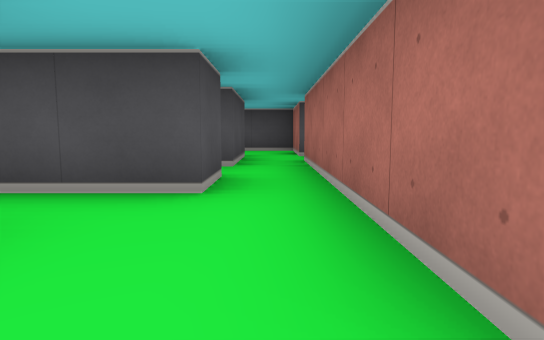
View 1 (above)

12 first-person views from a walk through a cub3D level. The camera is about half as high as the walls, tilts 6° down and sees 75° across. The floor is counted in squares. Each view is taken from the middle of a square. On the plan, view 1 faces up. The plan holds only what a view shows up to about 9 squares ahead; the rest is blank.

View 2
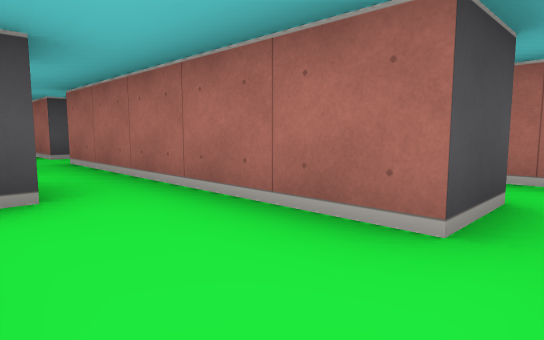

View 3
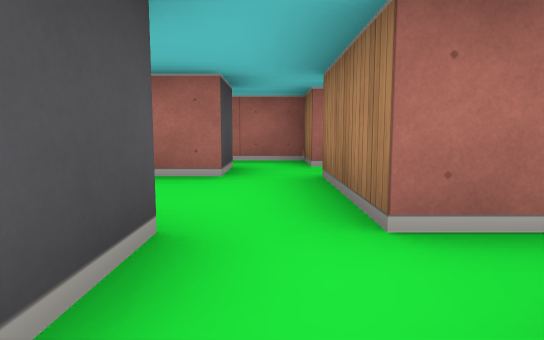

View 4
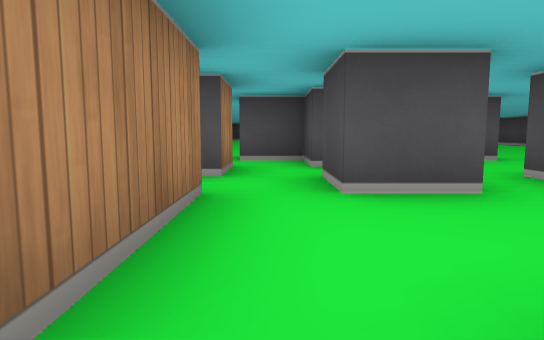

View 5
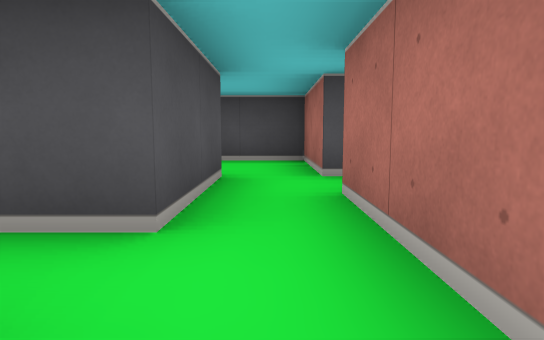

View 6
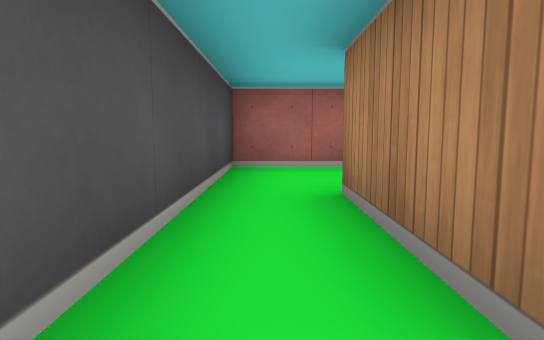

View 7
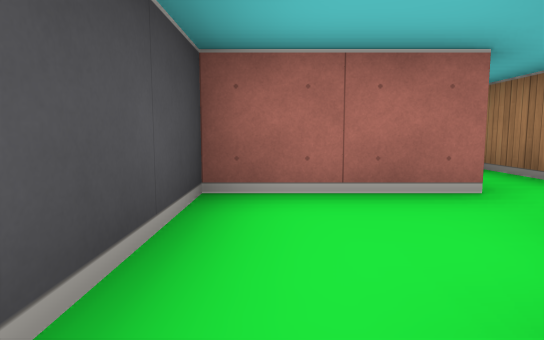

View 8
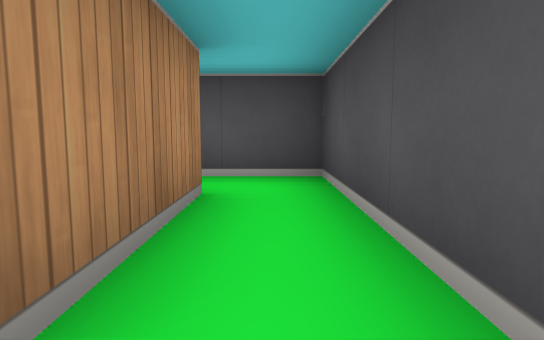

View 9
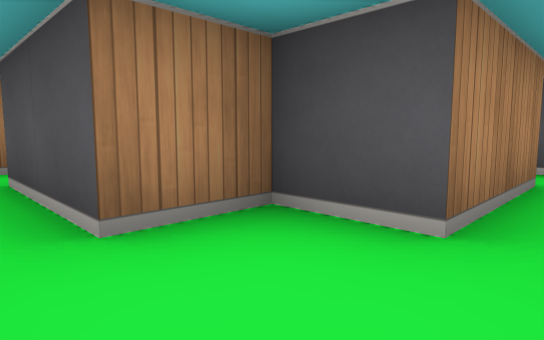

View 10
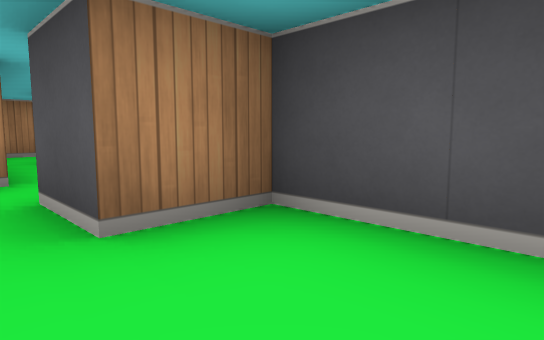

View 11
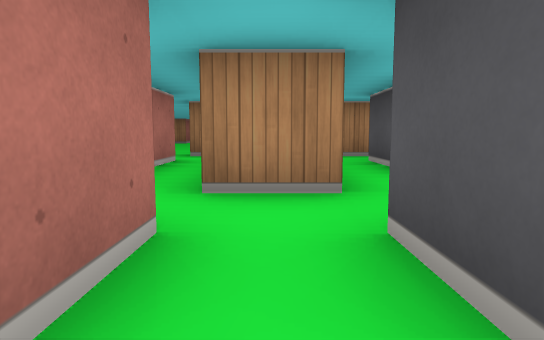

View 12
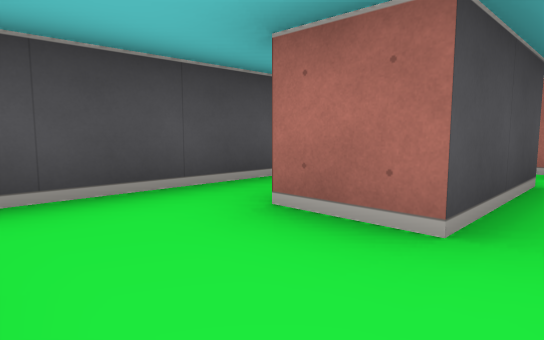

### Floor plan
Ten units are one square. View 1 is at (0, 0); x grows to the right and y downward. Boxes are objects, and circles mark ways between rooms. Rooms are numbered by the first view taken in them; rooms with no view inside come last. Other rooms are left out.
<svg viewBox="-55 -90 85 135">
<path fill="none" stroke="#000" d="M-36 5 -25 5M-15 -16 -15 -5 -25 -5 -25 -15M5 -5 5 -25M-5 -25 -25 -25 -25 -35M-45 25 -45 35M-15 35 -15 5 5 5M-45 -36 -45 -15 -35 -15 -35 -5 -45 -5 -45 5M16 -5 5 -5M15 5 25 5 25 -8M-5 -35 -5 -25M-5 -55 -5 -45 -24 -45M5 -25 5 -55M-35 -75 -15 -75 -15 -65 -5 -65 -5 -55M5 -64 5 -85 -45 -85 -45 -72M-24 -45 -38 -45"/>
<circle cx="10" cy="0" r="3" fill="#2a7"/>
<circle cx="0" cy="-30" r="3" fill="#2a7"/>
<circle cx="-35" cy="-30" r="3" fill="#2a7"/>
<circle cx="0" cy="-50" r="3" fill="#2a7"/>
<circle cx="-15" cy="-40" r="3" fill="#2a7"/>
<text x="-20" y="0">1</text>
<text x="20" y="-10">2</text>
<text x="-10" y="-40">3</text>
<text x="-20" y="-80">4</text>
<text x="-40" y="-40">5</text>
</svg>
Room 1 opens to room 2. Room 1 opens to room 3. Room 1 opens to room 5. Room 3 opens to room 4. Room 3 opens to room 5.

Where each view was taken, in squares from view 1:
view 1: 0 up, 0 right, facing up
view 2: 0 up, 1 left, facing up-right
view 3: 0 up, 3 left, facing right
view 4: 0 up, 1 right, facing left
view 5: 3 up, 0 right, facing up
view 6: 8 up, 4 left, facing right
view 7: 8 up, 2 left, facing right
view 8: 8 up, 1 left, facing left
view 9: 8 up, 0 right, facing down-left
view 10: 3 up, 3 left, facing down-left
view 11: 2 up, 3 left, facing down
view 12: 2 up, 4 left, facing up-right
